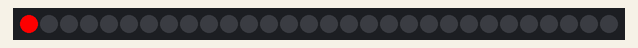
A sketch run on a simulated Arduino Uno, built with avr-gcc and run on an emulated ATmega328P. Shown: 30 RGB LEDs in strip order, left to right.

Above: at 0.01 s.
At 0.7 s:
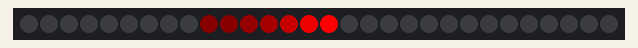
At 1.12 s:
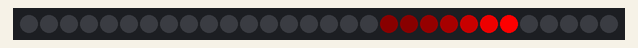
At 1.55 s:
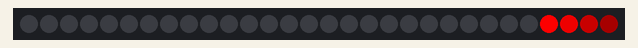
At 2.25 s:
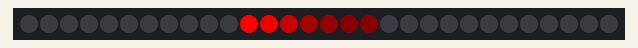
At 3.23 s:
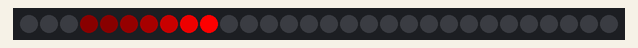

Measured:
- by itself, everything shown: repeats every 2.8 s, in 60 steps

The sketch:

Ultimate_NeoPixel_Knightrider_Cylon_Sweep.ino
```cpp
#include <Adafruit_NeoPixel.h>

// David R Ratliff
// Oct 27, 2013
// Modified from "neo_nightrider" found on GitHub - unknown Author
// Reduced compiled sketch size by almost 1,000 bytes
// Simplified code a bit, easier to change values now
//    --   (only need to change a few values up top & the rest reference them)

#define PIN 0    // Pin that NeoPixel Strip is connected to. I use pin 0 on Adafruit Trinket

Adafruit_NeoPixel strip = Adafruit_NeoPixel(30, PIN, NEO_GRB + NEO_KHZ800); //first number controls the amount of pixels you have (add a few to help the "turnaround")
const int bright = 10;    //select 1 thru 10 ( this is multiplied by 25 to get brightest pixel value (from 0-255)
const int wait = 45;    //speed of leds - length of delay() in milliseconds
const int tailSize = 7;    // length of light "tail" including lead light
const int arraySize = tailSize + 1;

// Array to hold 'r' (RED) color values - Add more values array to lengthen 'tail' of lights
// Last value should be "0" to ensure pixels are turned off appropriately
int r[arraySize] = {
  25*bright, 20*bright, 10*bright, 4*bright, 2*bright, bright, bright, 0};
// Due to logarithmic nature of the human eye, each aditional brightness level should be slightly less than half the previous value for best effect.

// Not (really) used green & blue color values
int g0 = 0;
int b0 = 0;


void setup()
{
  strip.begin();
  strip.show(); // Initialize all pixels to 'off'
}
void loop()
{
  colorWipe(r[0], g0, b0, wait);
}    // end void loop()

void colorWipe(int R, int G, int B, int wait)
{
  //    Run lights starting from pixel 0
  for(int i=0; i<strip.numPixels(); i++)
  {
    for (int q = 0; q <= tailSize; q++)
    {
      strip.setPixelColor(i-q, r[q], g0, b0);
    }    // end for (int q...
    strip.show();
    delay(wait);
  }    // end for (int i...

  // Now, shrink the tail....
  for(int p = 1; p <= tailSize; p++)
  {
    for(int t = (strip.numPixels()-tailSize); t < (strip.numPixels()-2); t++)
    {
      int v = ((strip.numPixels()-t)+p);
      if (v > tailSize) v = tailSize;

      strip.setPixelColor(t, r[v], g0, b0);
    }

    strip.show();
    // No delay() here. It causes too long of a pause at ends of strip.
  }


  //      Run lights back to pixel 0
  for(int i=(strip.numPixels()-1); i >= 0; i--)
  {
    for (int q = 0; q <= tailSize; q++)
    {
      strip.setPixelColor(i+q, r[q], g0, b0);
      // strip.setPixelColor(i+4, r[4], g0, b0);
    }    // end for (int q...
    strip.show();
    delay(wait);
  }    // end for (int i...

  // Now, shrink the tail....
  for(int p = 1; p <= tailSize; p++)
  {
    for(int t = tailSize; t >= 2; t--)
    {
      int v = (t+p);
      if (v > tailSize) v = tailSize;

      strip.setPixelColor(t, r[v], g0, b0);
    }

    strip.show();
  }

}    // end void colorWipe()
```
